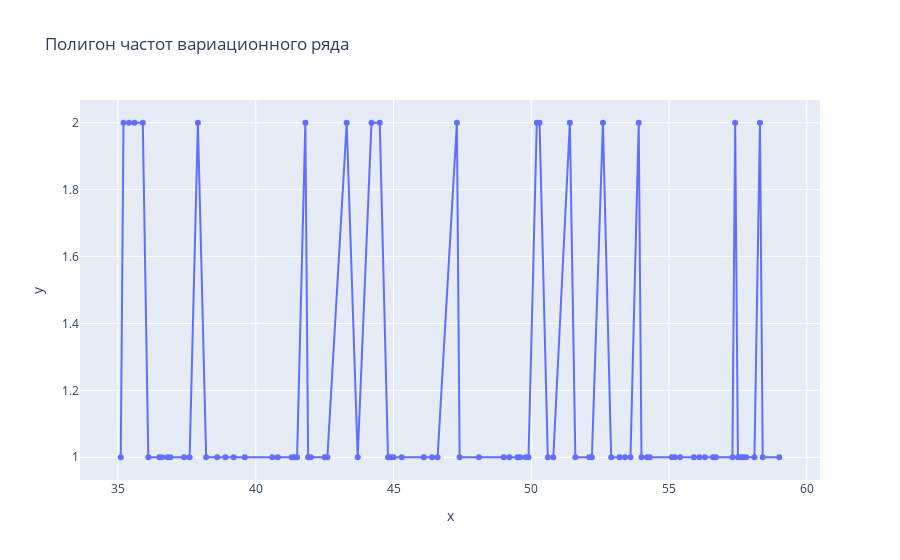

Notebook code cell kept with this figure:
### Code cell
px.line(x=unique, y=freq.iloc[0], markers=True, title='Полигон частот вариационного ряда')

### Figure 1 — Plotly figure (JSON) as saved in the notebook; plotly's stock layout.template omitted (floating-point values rounded to 4 significant figures)
{"data": [{"hovertemplate": "x=%{x}<br>y=%{y}<extra></extra>", "legendgroup": "", "line": {"color": "#636efa", "dash": "solid"}, "marker": {"symbol": "circle"}, "mode": "markers+lines", "name": "", "orientation": "v", "showlegend": false, "type": "scatter", "x": [35.1, 35.2, 35.4, 35.6, 35.9, 36.1, 36.5, 36.6, 36.8, 36.9, 37.4, 37.6, 37.9, 38.2, 38.6, 38.9, 39.2, 39.6, 40.6, 40.8, 41.3, 41.4, 41.5, 41.8, 41.9, 42, 42.5, 42.6, 43.3, 43.7, 44.2, 44.5, 44.8, 44.9, 45, 45.3, 46.1, 46.4, 46.6, 47.3, 47.4, 48.1, 49, 49.2, 49.5, 49.6, 49.8, 49.9, 50.2, 50.3, 50.6, 50.8, 51.4, 51.6, 52.1, 52.2, 52.6, 52.9, 53.2, 53.4, 53.6, 53.9, 54, 54.2, 54.3, 55.1, 55.2, 55.4, 55.9, 56.1, 56.3, 56.6, 56.7, 57.3, 57.4, 57.5, 57.6, 57.7, 57.8, 58.1, 58.3, 58.4, 59], "xaxis": "x", "y": [1, 2, 2, 2, 2, 1, 1, 1, 1, 1, 1, 1, 2, 1, 1, 1, 1, 1, 1, 1, 1, 1, 1, 2, 1, 1, 1, 1, 2, 1, 2, 2, 1, 1, 1, 1, 1, 1, 1, 2, 1, 1, 1, 1, 1, 1, 1, 1, 2, 2, 1, 1, 2, 1, 1, 1, 2, 1, 1, 1, 1, 2, 1, 1, 1, 1, 1, 1, 1, 1, 1, 1, 1, 1, 2, 1, 1, 1, 1, 1, 2, 1, 1], "yaxis": "y"}], "layout": {"legend": {"tracegroupgap": 0}, "title": {"text": "Полигон частот вариационного ряда"}, "xaxis": {"anchor": "y", "domain": [0, 1], "title": {"text": "x"}}, "yaxis": {"anchor": "x", "domain": [0, 1], "title": {"text": "y"}}}}
